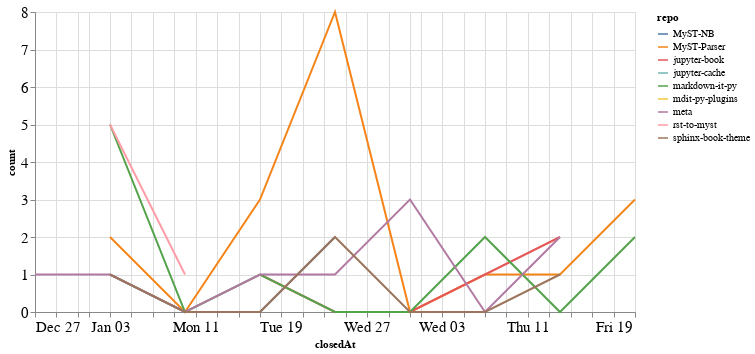

The cell this chart's notebook holds for it:
### Code cell
closed_by_time = closed_by.groupby('repo').resample('W', on='closedAt').count()['author'].reset_index()
closed_by_time = closed_by_time.rename(columns={'author': 'count'})

alt.Chart(closed_by_time, width=600).mark_line().encode(
    x='closedAt',
    y='count',
    color='repo',
    tooltip="repo"
)

### Figure 1 — Vega-Lite specification as saved in the notebook (floating-point values rounded to 4 significant figures)
{"config": {"axisLeft": {"labelFontSize": 15}, "axisBottom": {"labelFontSize": 15}}, "data": {"name": "data-22380a65ac8fea3105b00153b8ff5eab"}, "mark": "line", "encoding": {"color": {"type": "nominal", "field": "repo"}, "tooltip": {"type": "nominal", "field": "repo"}, "x": {"type": "temporal", "field": "closedAt"}, "y": {"type": "quantitative", "field": "count"}}, "width": 600, "$schema": "https://vega.github.io/schema/vega-lite/v4.8.1.json", "datasets": {"data-22380a65ac8fea3105b00153b8ff5eab": [{"repo": "MyST-NB", "closedAt": "2021-01-03T00:00:00", "count": 1}, {"repo": "MyST-NB", "closedAt": "2021-01-10T00:00:00", "count": 0}, {"repo": "MyST-NB", "closedAt": "2021-01-17T00:00:00", "count": 0}, {"repo": "MyST-NB", "closedAt": "2021-01-24T00:00:00", "count": 2}, {"repo": "MyST-Parser", "closedAt": "2021-01-03T00:00:00", "count": 2}, {"repo": "MyST-Parser", "closedAt": "2021-01-10T00:00:00", "count": 0}, {"repo": "MyST-Parser", "closedAt": "2021-01-17T00:00:00", "count": 3}, {"repo": "MyST-Parser", "closedAt": "2021-01-24T00:00:00", "count": 8}, {"repo": "MyST-Parser", "closedAt": "2021-01-31T00:00:00", "count": 0}, {"repo": "MyST-Parser", "closedAt": "2021-02-07T00:00:00", "count": 1}, {"repo": "MyST-Parser", "closedAt": "2021-02-14T00:00:00", "count": 1}, {"repo": "MyST-Parser", "closedAt": "2021-02-21T00:00:00", "count": 3}, {"repo": "jupyter-book", "closedAt": "2021-01-17T00:00:00", "count": 1}, {"repo": "jupyter-book", "closedAt": "2021-01-24T00:00:00", "count": 0}, {"repo": "jupyter-book", "closedAt": "2021-01-31T00:00:00", "count": 0}, {"repo": "jupyter-book", "closedAt": "2021-02-07T00:00:00", "count": 1}, {"repo": "jupyter-book", "closedAt": "2021-02-14T00:00:00", "count": 2}, {"repo": "jupyter-cache", "closedAt": "2021-01-17T00:00:00", "count": 2}, {"repo": "markdown-it-py", "closedAt": "2021-01-03T00:00:00", "count": 5}, {"repo": "markdown-it-py", "closedAt": "2021-01-10T00:00:00", "count": 0}, {"repo": "markdown-it-py", "closedAt": "2021-01-17T00:00:00", "count": 1}, {"repo": "markdown-it-py", "closedAt": "2021-01-24T00:00:00", "count": 0}, {"repo": "markdown-it-py", "closedAt": "2021-01-31T00:00:00", "count": 0}, {"repo": "markdown-it-py", "closedAt": "2021-02-07T00:00:00", "count": 2}, {"repo": "markdown-it-py", "closedAt": "2021-02-14T00:00:00", "count": 0}, {"repo": "markdown-it-py", "closedAt": "2021-02-21T00:00:00", "count": 2}, {"repo": "mdit-py-plugins", "closedAt": "2021-02-07T00:00:00", "count": 2}, {"repo": "meta", "closedAt": "2020-12-27T00:00:00", "count": 1}, {"repo": "meta", "closedAt": "2021-01-03T00:00:00", "count": 1}, {"repo": "meta", "closedAt": "2021-01-10T00:00:00", "count": 0}, {"repo": "meta", "closedAt": "2021-01-17T00:00:00", "count": 1}, {"repo": "meta", "closedAt": "2021-01-24T00:00:00", "count": 1}, {"repo": "meta", "closedAt": "2021-01-31T00:00:00", "count": 3}, {"repo": "meta", "closedAt": "2021-02-07T00:00:00", "count": 0}, {"repo": "meta", "closedAt": "2021-02-14T00:00:00", "count": 2}, {"repo": "rst-to-myst", "closedAt": "2021-01-03T00:00:00", "count": 5}, {"repo": "rst-to-myst", "closedAt": "2021-01-10T00:00:00", "count": 1}, {"repo": "sphinx-book-theme", "closedAt": "2021-01-03T00:00:00", "count": 1}, {"repo": "sphinx-book-theme", "closedAt": "2021-01-10T00:00:00", "count": 0}, {"repo": "sphinx-book-theme", "closedAt": "2021-01-17T00:00:00", "count": 0}, {"repo": "sphinx-book-theme", "closedAt": "2021-01-24T00:00:00", "count": 2}, {"repo": "sphinx-book-theme", "closedAt": "2021-01-31T00:00:00", "count": 0}, {"repo": "sphinx-book-theme", "closedAt": "2021-02-07T00:00:00", "count": 0}, {"repo": "sphinx-book-theme", "closedAt": "2021-02-14T00:00:00", "count": 1}]}}
